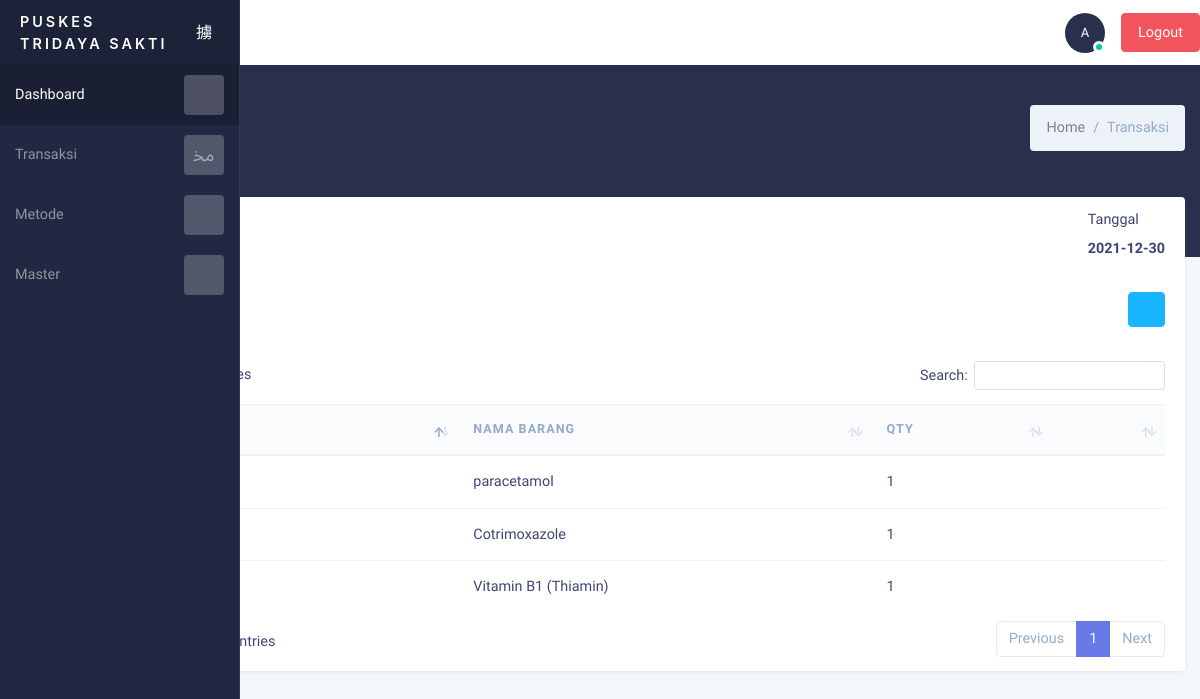
/login/media.php?module=transaksi&act=detail&id=189, run on the app's committed database.
### tables this page shows
CREATE TABLE `transaksi` (
  `id` int(5) NOT NULL,
  `customer` varchar(50) NOT NULL,
  `tanggal` date DEFAULT NULL,
  `total` int(50) DEFAULT 0
);

CREATE TABLE `detail_transaksi` (
  `id` int(5) NOT NULL,
  `transaksi_id` int(5) DEFAULT NULL,
  `barang_id` int(5) DEFAULT NULL,
  `qty` int(5) DEFAULT NULL
);

CREATE TABLE `barang` (
  `id` int(5) NOT NULL,
  `kategori_id` int(5) DEFAULT NULL,
  `kode_barang` varchar(50) DEFAULT NULL,
  `rak` varchar(10) NOT NULL,
  `nama_barang` varchar(100) DEFAULT NULL,
  `harga` int(20) DEFAULT NULL,
  `stok` int(10) NOT NULL
);

### login/module/transaksi/detail.php (the view, shortened to what this page needs)
<?php
$query  =   mysqli_query($conn, "SELECT * FROM transaksi WHERE id = '".$_GET['id']."'");
$row    =   mysqli_fetch_array($query);
$kode   =   date_format(date_create($row['tanggal']),'ymd')*10000;
$kode   =   $row['id']+$kode;
$kode   =   "TR".$kode;
?>
<section class="admin-content">
    <div class="bg-dark">
        <div class="container  m-b-30">
            <div class="row">
                <div class="col-12 text-white p-t-40 p-b-90">
                    <div class="float-right">
                        <nav aria-label="breadcrumb">
                          <ol class="breadcrumb">
                            <li class="breadcrumb-item"><a href="?" style="color: grey">Home</a></li>
                            <li class="breadcrumb-item active" aria-current="page"><a href="?module=<?php echo $_GET['module'] ?>"><?php echo ucwords($_GET['module']) ?></a></li>
                        </ol>
                    </nav>
                </div>
                <h4 class="">
                </h4>
                </div>
            </div>
        </div>
    </div>
    <div class="container  pull-up">
        <div class="row">
            <div class="col-12">
                <div class="card">
                    <div class="card-header">
                        <div class="row">
                            <div class="col-md-6">
                                <div class="form-group">
                                    <label>Kode Transaksi</label>
                                    <p><b>#<?php echo $kode; ?></b></p>
                                </div>
                            </div>
                            <div class="col-md-6">
                                <div class="form-group float-right">
                                  <label>Tanggal</label>
                                  <p><b><?php echo $row['tanggal']; ?></b></p>
                              </div>
                          </div>
                      </div>
                      <span class="float-right">
                        <a href="module/transaksi/print.php?id=<?php echo $row['id']; ?>" class="btn btn-info" target="_blank"><i class="mdi mdi-printer"></i></a>
                    </span>
                </div>
                <div class="card-body">
                    <div class="table-responsive p-t-10">
                        <table id="example" class="table" style="width:100%">
                            <thead>
                                <tr>
                                    <th>Kode Barang</th>
                                    <th>Nama Barang</th>
                                    <th>QTY</th>
                                    <th></th>
                                </tr>
                            </thead>
                            <tbody>
                                <?php
                                $list_detail = mysqli_query($conn, "SELECT * FROM detail_transaksi WHERE transaksi_id = '".$row['id']."' ORDER BY id DESC");
                                foreach($list_detail as $rowld){
                                    $barang = mysqli_query($conn, "SELECT * FROM barang WHERE id = '".$rowld['barang_id']."'");
                                    $rowbar = mysqli_fetch_array($barang);
                                    ?>
                                    <tr>
                                        <td><?php echo $rowbar['kode_barang']; ?></td>
                                        <td><?php echo $rowbar['nama_barang']; ?></td>
                                        <td><?php echo $rowld['qty']; ?></td>
                                        <td>
                                        </td>
                                    </tr>
                                <?php } ?>
                            </tbody>
                        </table>
                    </div>
                </div>
            </div>
        </div>
    </div>
</div>
</section>

### login/assets/bundles/13fc3abb600e389b43865b1fa1697fc8f5ebf063.css (style rules this page uses)
table.dataTable { clear:both;margin-top:6px!important;margin-bottom:6px!important;max-width:none!important;border-collapse:separate!important;border-spacing:0 }
table.dataTable td,table.dataTable th { -webkit-box-sizing:content-box;box-sizing:content-box }
table.dataTable thead>tr>td.sorting,table.dataTable thead>tr>td.sorting_asc,table.dataTable thead>tr>td.sorting_desc,table.dataTable thead>tr>th.sorting,table.dataTable thead>tr>th.sorting_asc,table.dataTable thead>tr>th.sorting_desc { padding-right:30px }
table.dataTable thead .sorting,table.dataTable thead .sorting_asc,table.dataTable thead .sorting_asc_disabled,table.dataTable thead .sorting_desc,table.dataTable thead .sorting_desc_disabled { cursor:pointer;position:relative }
table.dataTable thead .sorting:after,table.dataTable thead .sorting:before,table.dataTable thead .sorting_asc:after,table.dataTable thead .sorting_asc:before,table.dataTable thead .sorting_asc_disabled:after,table.dataTable thead .sorting_asc_disabled:before,table.dataTable thead .sorting_desc:after,table.dataTable thead .sorting_desc:before,table.dataTable thead .sorting_desc_disabled:after,table.dataTable thead .sorting_desc_disabled:before { position:absolute;bottom:.9em;display:block;opacity:.3 }
table.dataTable thead .sorting:before,table.dataTable thead .sorting_asc:before,table.dataTable thead .sorting_asc_disabled:before,table.dataTable thead .sorting_desc:before,table.dataTable thead .sorting_desc_disabled:before { right:1em;content:"\2191" }
table.dataTable thead .sorting:after,table.dataTable thead .sorting_asc:after,table.dataTable thead .sorting_asc_disabled:after,table.dataTable thead .sorting_desc:after,table.dataTable thead .sorting_desc_disabled:after { right:.5em;content:"\2193" }
table.dataTable thead .sorting_asc:before,table.dataTable thead .sorting_desc:after { opacity:1 }

### data on the page
transaksi: tanggal "2021-12-30"
detail_transaksi: barang.nama_barang "paracetamol", qty "1"
detail_transaksi: barang.nama_barang "Cotrimoxazole", qty "1"
detail_transaksi: barang.nama_barang "Vitamin B1 (Thiamin)", qty "1"

### other printed values
$_GET['module'] "Transaksi"
